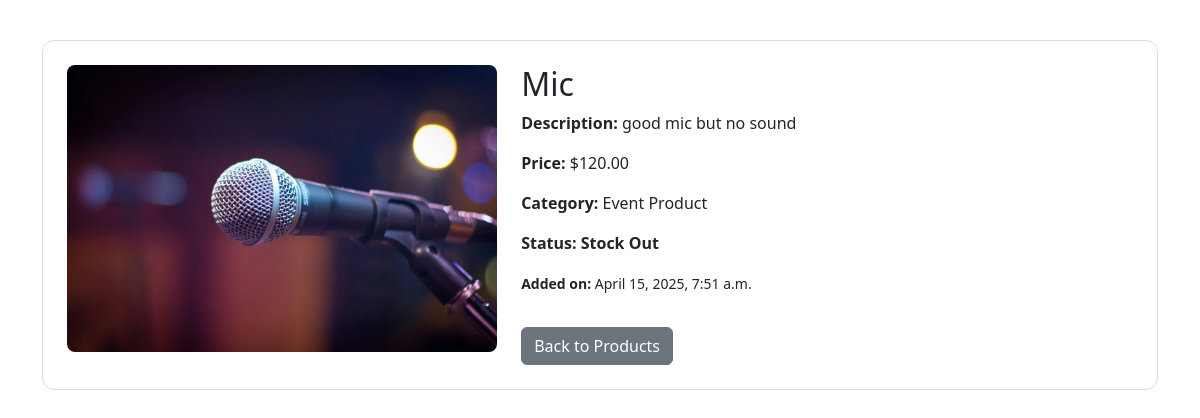
The app's page /product/4 with its own data.
### EventApp/models.py (models this page shows, shortened)
class Product(models.Model):
    name = models.CharField(max_length=100)
    description = models.TextField()
    price = models.DecimalField(max_digits=10, decimal_places=2)
    created_at = models.DateTimeField(auto_now_add=True)
    category = models.ForeignKey(Category, on_delete=models.CASCADE)
    p_photo = models.ImageField(upload_to='product_photos/', null=True, blank=True)
    status_choice = (
        ('In Stock', 'In Stock'),
        ('Stock Out', 'Stock Out'),
        ('Will be available soon', 'Will be available soon'),
    )
    status = models.CharField(max_length=100, choices=status_choice, default='In Stock')

class Category(models.Model):
    name = models.CharField(max_length=100)

### EventApp/views.py (the view)
# urls.py: path('product/<str:id>', e_views.product_details, name = 'product_details'),
def product_details(request, id):
    product = Product.objects.get(pk = id)
    context = {'product': product}
    return render(request,template_name = 'EventApp/product_details.html', context = context)

### template/EventApp/product_details.html (shortened to what this page needs)
<!DOCTYPE html>
<html lang="en">
<head>
  <link href="https://cdn.jsdelivr.net/npm/bootstrap@5.3.3/dist/css/bootstrap.min.css" rel="stylesheet">
</head>
<body>
  <div class="container">
    <div class="product-card">
      <div class="row">
        <div class="col-md-5">
          {% if product.p_photo %}
            <img src="{{ product.p_photo.url }}" alt="{{ product.name }}" class="product-image">
          {% else %}
            <img src="https://via.placeholder.com/300" alt="No image" class="product-image">
          {% endif %}
        </div>
        <div class="col-md-7">
          <h2>{{ product.name }}</h2>
          <p><strong>Description:</strong> {{ product.description }}</p>
          <p><strong>Price:</strong> ${{ product.price }}</p>
          <p><strong>Category:</strong> {{ product.category.name }}</p>
          <p><strong>Status:</strong> <span class="status">{{ product.status }}</span></p>
          <p><small><strong>Added on:</strong> {{ product.created_at|date:"F j, Y, g:i a" }}</small></p>
          <a href="{% url 'product' %}" class="btn btn-secondary mt-3">Back to Products</a>
        </div>
      </div>
    </div>
  </div>
</body>
</html>

### template/EventApp/product_details.html (style rules this page uses)
.container { margin-top: 40px; }
.product-image { max-width: 100%; height: auto; border-radius: 8px; }
.product-card { border: 1px solid #ddd; padding: 24px; border-radius: 12px; }
.status { font-weight: bold; }

### records on screen
Product: p_photo (picture), name "Mic", description "good mic but no sound", price "120.00", category.name "Event Product", status "Stock Out", created_at "April 15, 2025, 7:51 a.m."
